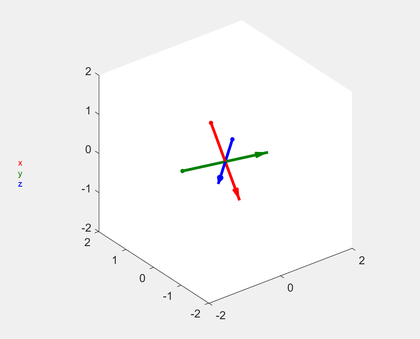
%> input picture quaternions_draw.png, 420 x 339 px, shrunk from 1016 x 821 before the run
$ octave --eval "result = extractCorners(imread('../../quaternions_draw.png'));"   (GNU Octave 9; MATLAB toolbox functions it lacks are replaced by stand-ins)
%> lines starting %> are read from the running program, lines starting %| are printed output that depends on the picture; in (x1, y1, x2, y2) boxes, pixels count from 0 and x2, y2 are one past the last pixel; in counts of white or black regions, pixels touching at a corner belong together; the program's own positions count from 1
function corners = extractCorners(image)
%EXTRACTCORNERS Coner detection in image.
%   CORNERS = EXTRACTCORNERS(IMAGE) detects corners in a given image (black
%   and white MxN, or color MxNx3), and returns a Px2 matrix containing the
%   indices of the P corners found.

%   Author: He Xiaochen
%   (http://www.mathworks.com/matlabcentral/fileexchange/7652), modified by
%   Damien Teney

%--------------------------------------------------------------------------
% Initialize parameters
%--------------------------------------------------------------------------
C = 1.5; % Minimum ratio of major axis to minor axis of an ellipse, whose vertex could be detected as a corner
T_angle = 162; % Maximum obtuse angle that a corner can have when detected as a true corner
sig = 3; % Standard deviation of the Gaussian filter when computeing curvature
H = 0.35; L = 0; % High and low thresholds of Canny edge detector
includeEndPoints = true; % Control whether to add curve end points as corners
maxGapSize = 1; % In pixels; max size of the gaps to be filled

if size(image,  3) == 3
  image = rgb2gray(image); % Transform RGB image to gray-level
end

%--------------------------------------------------------------------------
% Do the work
%--------------------------------------------------------------------------
edgeMap = edge(image, 'canny', [L H]); % Extract edges
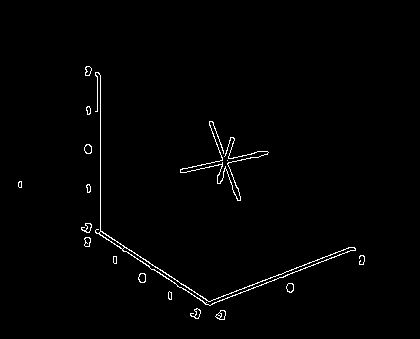
%> edgeMap: size 339x420 logical; 1.2% white in thin lines or dots, all inside (x1, y1, x2, y2) = (18, 66, 365, 320)
[curve curve_start curve_end curve_mode curve_num] = extractCurves(edgeMap, maxGapSize); % Extract curves
%keyboard
cornersTmp = findCorners(curve, curve_start, curve_end, curve_mode, curve_num, sig, includeEndPoints, C, T_angle); % Detect corners
% Switch 1st and 2nd columns ((i,j) VS (x,y) indexing)
corners = cornersTmp;
corners(:, 1) = cornersTmp(:, 2);
corners(:, 2) = cornersTmp(:, 1);

% [11 lines of commented-out code are left out]

function [curve curve_start curve_end curve_mode cur_num] = extractCurves(edgeMap, maxGapSize)
%> called with maxGapSize = 1
% Extract curves from binary edge map, if the endpoint of a contour is nearly connected to another endpoint,  fill the gap and continue the extraction.

[height width] = size(edgeMap);
%> height = 339; width = 420

% Empty initializations
curve       = [];
curve_start = [];
curve_end   = [];
curve_mode  = [];
cur_num     = 0;
edgeMap1 = zeros(height + 2 * maxGapSize, width + 2 * maxGapSize);
edgeMap_edge = zeros(height, width);
edgeMap1(maxGapSize + 1:maxGapSize + height, maxGapSize + 1:maxGapSize + width) = edgeMap;
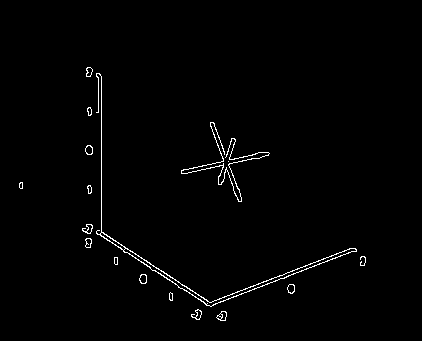
%> edgeMap1: size 341x422 double; values 0 (black) and 1 (white), 1.2% white in thin lines or dots, all inside (x1, y1, x2, y2) = (19, 67, 366, 321)

[r c] = find(edgeMap1 == 1);
%> r = 1731 values from 68 to 321; c = 1731 values from 20 to 366

while size(r, 1) > 0
  point = [r(1), c(1)];
  cur = point;
  edgeMap1(point(1), point(2)) = 0;
  [I, J] = find(edgeMap1(point(1) - maxGapSize:point(1) + maxGapSize, point(2) - maxGapSize:point(2) + maxGapSize) == 1);
  while size(I, 1)>0
    dist = (I - maxGapSize - 1).^2 + (J - maxGapSize - 1).^2;
    [min_dist, index] = min(dist);
    point = point + [I(index), J(index)] - maxGapSize - 1;
    cur = [cur;point];
    edgeMap1(point(1), point(2)) = 0;
    [I, J] = find(edgeMap1(point(1) - maxGapSize:point(1) + maxGapSize, point(2) - maxGapSize:point(2) + maxGapSize) == 1);
  end

  % Extract edge towards another direction
  point = [r(1), c(1)];
  edgeMap1(point(1), point(2)) = 0;
  [I, J] = find(edgeMap1(point(1) - maxGapSize:point(1) + maxGapSize, point(2) - maxGapSize:point(2) + maxGapSize) == 1);
  while size(I, 1)>0
    dist = (I - maxGapSize - 1).^2 + (J - maxGapSize - 1).^2;
    [min_dist, index] = min(dist);
    point = point + [I(index), J(index)] - maxGapSize - 1;
    cur = [point;cur];
    edgeMap1(point(1), point(2)) = 0;
    [I, J] = find(edgeMap1(point(1) - maxGapSize:point(1) + maxGapSize, point(2) - maxGapSize:point(2) + maxGapSize) == 1);
  end

  if size(cur, 1)>(size(edgeMap, 1) + size(edgeMap, 2)) / 25
    cur_num = cur_num + 1;
    curve{cur_num} = cur - maxGapSize;
  end
  [r, c] = find(edgeMap1 == 1);

end
%> this loop made 25 passes
%> edgeMap1: size 341x422 double; 1.2% of pixels changed, all inside (x1, y1, x2, y2) = (19, 67, 366, 321)
%> after the loop, curve = 8 items

for i = 1:cur_num
  curve_start(i, :) = curve{i}(1, :);
  curve_end(i, :) = curve{i}(size(curve{i}, 1), :);
  if (curve_start(i, 1) - curve_end(i, 1))^2 + ...
    (curve_start(i, 2) - curve_end(i, 2))^2 <= 32
    curve_mode(i, :) = 'loop';
  else
    curve_mode(i, :) = 'line';
  end

  edgeMap_edge(curve{i}(:, 1) + (curve{i}(:, 2) - 1) * height) = 1;
end
%> this loop made 8 passes
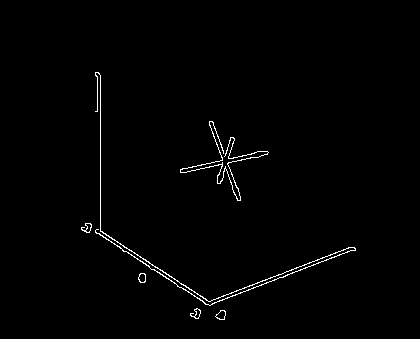
%> edgeMap_edge: size 339x420 double; values 0 (black) and 1 (white), 1% white in thin lines or dots, all inside (x1, y1, x2, y2) = (81, 72, 356, 320)
%> after the loop, curve_end = [232 87; 112 96; 277 140; 163 223; 316 196; 318 217; 167 226; 170 227]; curve_mode = [108 111 111 112; 108 105 110 101; 108 111 111 112; 108 105 110 101; 108 111 111 112; 108 111 111 112; 108 111 111 112; 108 105 110 101]; curve_start = [228 85; 230 99; 278 139; 154 224; 314 194; 317 216; 166 223; 157 225]
%> in extractCorners, `[curve curve_start curve_end curve_mode curve_num] = extractCurves(edg..`: curve = 8 items; curve_num = 8

% Debug: visualization
%imshow(~edgeMap_edge);

%==========================================================================

function corners = findCorners(curve, curve_start, curve_end, curve_mode, curve_num, sig, includeEndPoints, C, T_angle)
%> called with curve_num = 8, sig = 3, includeEndPoints = true, C = 1.5, T_angle = 162

corner_num = 0;
corners = zeros(0, 2);

GaussianDieOff = .0001;
pw = 1:30;
ssq = sig * sig;
width = max(find(exp( - (pw .* pw) / (2 * ssq)) > GaussianDieOff));
if isempty(width)
  width = 1;
end
t = ( - width:width);
gau = exp( - (t .* t) / (2 * ssq)) / (2 * pi * ssq);
gau = gau / sum(gau);

for i = 1:curve_num;
  x = curve{i}(:, 1);
  y = curve{i}(:, 2);
  W = width;
  L = size(x, 1);
  if L > W
    %----------------------------------------------------------------------
    % Calculate curvature
    %----------------------------------------------------------------------
    if curve_mode(i, :) == 'loop'
      x1 = [x(L - W + 1:L);x;x(1:W)];
      y1 = [y(L - W + 1:L);y;y(1:W)];
    else
      x1 = [ones(W, 1) * 2 * x(1) - x(W + 1: - 1:2);x;ones(W, 1) * 2 * x(L) - x(L - 1: - 1:L - W)];
      y1 = [ones(W, 1) * 2 * y(1) - y(W + 1: - 1:2);y;ones(W, 1) * 2 * y(L) - y(L - 1: - 1:L - W)];
    end

    xx = conv(x1, gau);
    xx = xx(W + 1:L + 3 * W);
    yy = conv(y1, gau);
    yy = yy(W + 1:L + 3 * W);
    Xu = [xx(2) - xx(1) ; (xx(3:L + 2 * W) - xx(1:L + 2 * W - 2)) / 2 ; xx(L + 2 * W) - xx(L + 2 * W - 1)];
    Yu = [yy(2) - yy(1) ; (yy(3:L + 2 * W) - yy(1:L + 2 * W - 2)) / 2 ; yy(L + 2 * W) - yy(L + 2 * W - 1)];
    Xuu = [Xu(2) - Xu(1) ; (Xu(3:L + 2 * W) - Xu(1:L + 2 * W - 2)) / 2 ; Xu(L + 2 * W) - Xu(L + 2 * W - 1)];
    Yuu = [Yu(2) - Yu(1) ; (Yu(3:L + 2 * W) - Yu(1:L + 2 * W - 2)) / 2 ; Yu(L + 2 * W) - Yu(L + 2 * W - 1)];
    K = abs((Xu .* Yuu - Xuu.* Yu) ./ ((Xu.* Xu + Yu.* Yu).^1.5));
    K = ceil(K * 100) / 100;

    %----------------------------------------------------------------------
    % Find curvature local maxima as corner candidates
    %----------------------------------------------------------------------
    extremum = [];
    N = size(K, 1);
    n = 0;
    Search = 1;

    for j = 1:N - 1
      if (K(j + 1) - K(j)) * Search>0
        n = n + 1;
        extremum(n) = j;  % In extremum,  odd points is minima and even points is maxima
        Search = - Search;
      end
    end
    if mod(size(extremum, 2), 2) == 0
      n = n + 1;
      extremum(n) = N;
    end

    n = size(extremum, 2);
    flag = ones(size(extremum));

    %----------------------------------------------------------------------
    % Compare with adaptive local threshold to remove round corners
    %----------------------------------------------------------------------
    for j = 2:2:n
      %I = find(K(extremum(j - 1):extremum(j + 1)) == max(K(extremum(j - 1):extremum(j + 1))));
      %extremum(j) = extremum(j - 1) + round(mean(I)) - 1; % Regard middle point of plateaus as maxima

      [x, index1] = min(K(extremum(j): - 1:extremum(j - 1)));
      [x, index2] = min(K(extremum(j):extremum(j + 1)));
      ROS = K(extremum(j) - index1 + 1:extremum(j) + index2 - 1);
      K_thre(j) = C * mean(ROS);
      if K(extremum(j))<K_thre(j)
        flag(j) = 0;
      end
    end
    extremum = extremum(2:2:n);
    flag = flag(2:2:n);
    extremum = extremum(find(flag == 1));

    %----------------------------------------------------------------------
    % Check corner angle to remove false corners due to boundary noise and trivial details
    %----------------------------------------------------------------------
    flag = 0;
    smoothed_curve = [xx, yy];
    while sum(flag == 0)>0
      n = size(extremum, 2);
      flag = ones(size(extremum));
      for j = 1:n
        if j == 1 & j == n
          ang = curve_tangent(smoothed_curve(1:L + 2 * W, :), extremum(j));
        elseif j == 1
          ang = curve_tangent(smoothed_curve(1:extremum(j + 1), :), extremum(j));
        elseif j == n
          ang = curve_tangent(smoothed_curve(extremum(j - 1):L + 2 * W, :), extremum(j) - extremum(j - 1) + 1);
        else
          ang = curve_tangent(smoothed_curve(extremum(j - 1):extremum(j + 1), :), extremum(j) - extremum(j - 1) + 1);
        end
        if ang>T_angle & ang<(360 - T_angle)
          flag(j) = 0;
        end
      end

      if size(extremum, 2) == 0
        extremum = [];
      else
        extremum = extremum(flag ~= 0);
      end
    end

    extremum = extremum - W;
    extremum = extremum(extremum>0 & extremum <= L);
    n = size(extremum, 2);
    for j = 1:n
      corner_num = corner_num + 1;
      corners(corner_num, :) = curve{i}(extremum(j), :);
    end
  end
end
%> this loop made 8 passes
%> (L, N, extremum) on passes 1 to 8: (42, 66, [5 11 22 38]), (879, 903, [6 343 514 673 836 844 876]), (31, 55, -3), (181, 205, [41 86 134 178]), (41, 65, [5 32 39]), (32, 56, [12 32]), (46, 70, [10 23 38 46]), (218, 242, [25 49 93 137 181])
%> after the loop, K = 242 values, max 1.38 at index 105, min 0.01 at index 1, mean 0.11; K_thre = 62 values, max 0.487 at index 40, min 0 at index 1, mean 0.0688; ROS = [0.01; 0.03; 0.06; 0.1; 0.1; 0.06; 0.02; 0.01]; Xu = 242 values, max 20.5 at index 1, min -20.44 at index 242, mean -0.0114; Xuu = 242 values, max 0.185 at index 37, min -4.19 at index 4, mean -0.176; Yu = 242 values, max 27.99 at index 1, min -28.24 at index 242, mean 0.00366; Yuu = 242 values, max 0.172 at index 150, min -5.51 at index 239, mean -0.241; ang = 149; corner_num = 29; corners = 29 rows, first 12: [229 82; 232 85; 224 86; 233 90; 233 96; 250 356; 302 209; 232 101; 73 96; 79 98; 111 98; 122 211]; flag = [1 1 1 1 1 1 1]; index1 = 5; index2 = 4; smoothed_curve = 242 rows, first 12: [93.49 125.7; 114 153.7; 131.2 177.4; 144 195.5; 152.4 207.8; 157.2 215.4; 159.4 219.7; 160.1 221.9; 159.9 223; 159.4 223.7; 158.7 224.2; 157.8 224.6]; x1 = 242 values, max 201 at index 192, min 138 at index 35, mean 165; xx = 242 values, max 199.9 at index 194, min 90.69 at index 242, mean 163.4; y1 = 242 values, max 269 at index 105, min 221 at index 1, mean 237.7; yy = 242 values, max 266.9 at index 105, min 125.7 at index 1, mean 235.5

%--------------------------------------------------------------------------
% Add end points
%--------------------------------------------------------------------------
if includeEndPoints
  for i = 1:curve_num
    if size(curve{i}, 1)>0 & curve_mode(i, :) == 'line'
      % Start point compare with detected corners
      compare_corner = corners - ones(size(corners, 1), 1) * curve_start(i, :);
      compare_corner = compare_corner.^2;
      compare_corner = compare_corner(:, 1) + compare_corner(:, 2);
      if min(compare_corner)>25     % Add end points far from detected corners
        corner_num = corner_num + 1;
        corners(corner_num, :) = curve_start(i, :);
      end

      % End point compare with detected corners
      compare_corner = corners - ones(size(corners, 1), 1) * curve_end(i, :);
      compare_corner = compare_corner.^2;
      compare_corner = compare_corner(:, 1) + compare_corner(:, 2);
      if min(compare_corner)>25
        corner_num = corner_num + 1;
        corners(corner_num, :) = curve_end(i, :);
      end
    end
  end
%> this loop made 8 passes
%> corner_num on pass 4: 30
%> after the loop, compare_corner = 30 values, max 26570 at index 9, min 10 at index 24, mean 12129; corners = 30 rows, first 12: [229 82; 232 85; 224 86; 233 90; 233 96; 250 356; 302 209; 232 101; 73 96; 79 98; 111 98; 122 211]
end

%==========================================================================

% [51 lines left out: function curve_tangent, not called in this run]
%> in extractCorners, `cornersTmp = findCorners(curve, curve_start, curve_end, curve_mode, cu..`: cornersTmp has the same summary as corners in findCorners
%> `result = extractCorners(imread('../../quaternions_draw.png'));`: result = 30 rows, first 12: [82 229; 85 232; 86 224; 90 233; 96 233; 356 250; 209 302; 101 232; 96 73; 98 79; 98 111; 211 122]
